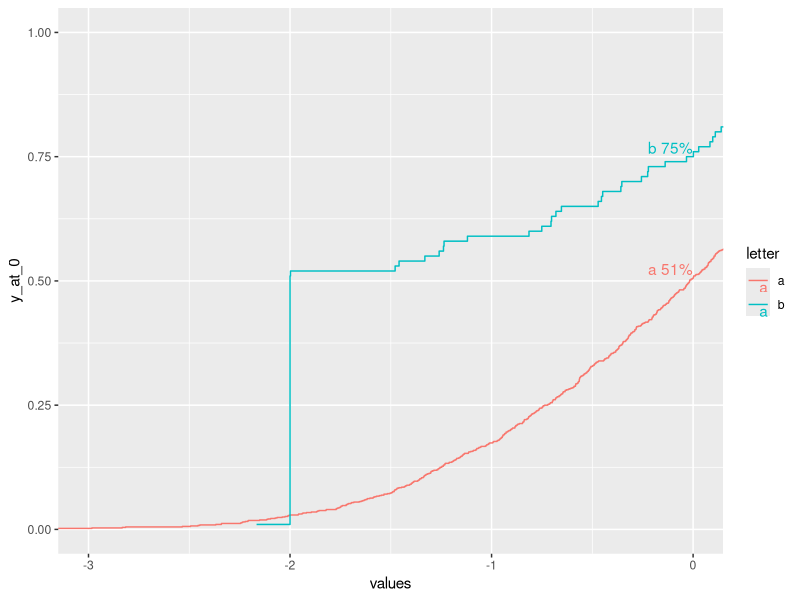

The R script that drew this image:
## ---- chunk 1
knitr::opts_chunk$set(collapse = TRUE)
## ---- chunk 2
suppressPackageStartupMessages(library(tidyverse))
## ---- chunk 3
test_df <- data.frame(values = c(rnorm(1000), rep(-2, 50), rnorm(50)),
                      letter = c(rep("a",1000),rep("b",100)))
## ---- chunk 4
(p_0_a <- ecdf(filter(test_df, letter == "a")$values)(0))
(p_0_b <- ecdf(filter(test_df, letter == "b")$values)(0))
## ---- chunk 5
test_df %>% 
  group_by(letter) %>% 
  nest(values)
## ---- chunk 6
labels <- test_df %>% 
  group_by(letter) %>% 
  nest(values) %>% 
  mutate(y_at_0 = map_dbl(data, ~ecdf(.x$values)(0))) %>% 
  select(-data) %>% 
  print()
## ---- chunk 7
ggplot(data = test_df, aes(x = values, col = letter)) +
  stat_ecdf(pad = FALSE) +
  coord_cartesian(xlim = c(-3,0)) + 
  geom_text(data = labels, aes(x=0, y=y_at_0, label = paste(letter, scales::percent(y_at_0))), vjust = -0.25, hjust = 1)
## ---- chunk 8
# returns a function
str(ecdf(test_df$values))
